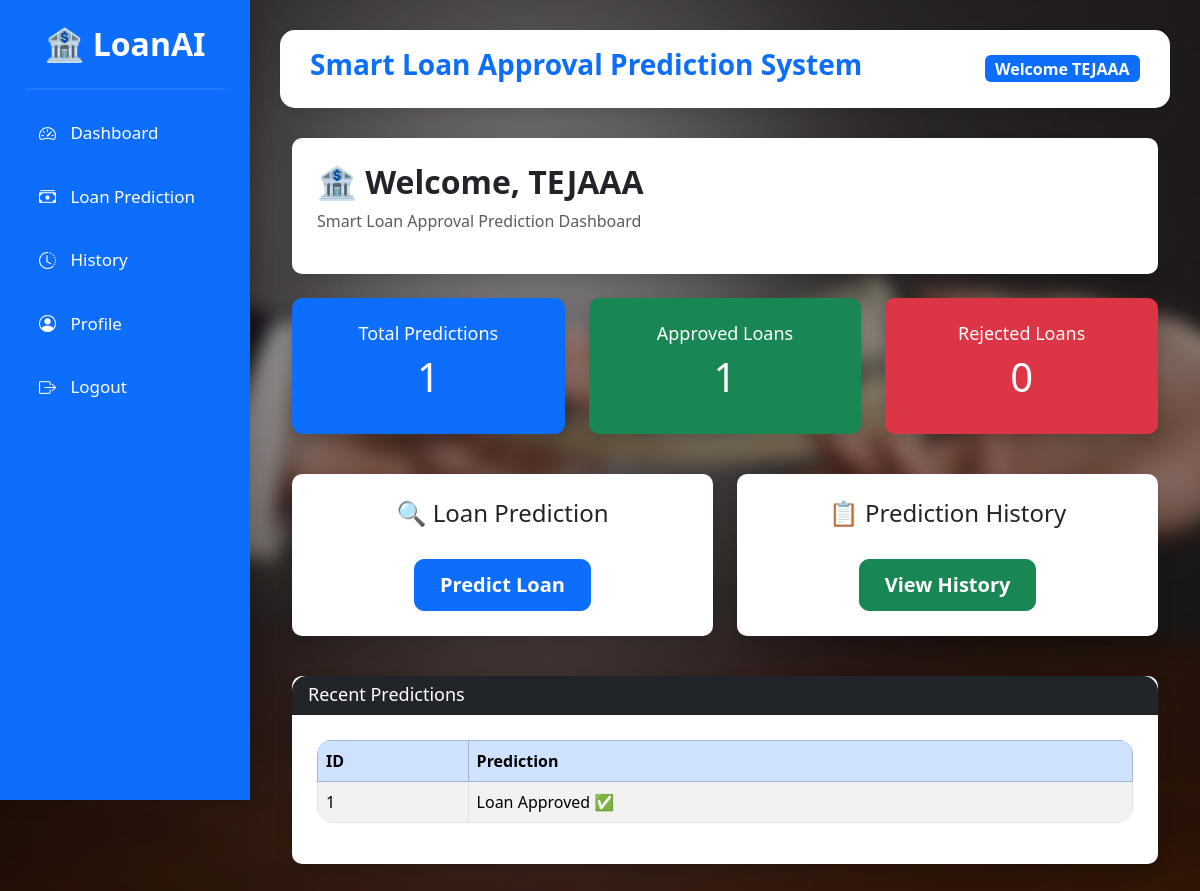
The app's page /dashboard (signed in) with its own data.
### tables this page shows
CREATE TABLE predictions(

    id INTEGER PRIMARY KEY AUTOINCREMENT,

    username TEXT NOT NULL,

    gender TEXT,

    married TEXT,

    applicant_income REAL,

    coapplicant_income REAL,

    loan_amount REAL,

    credit_history INTEGER,

    prediction TEXT

);

### app.py (the view)
@app.route("/dashboard")
def dashboard():
    if "username" not in session:
        return redirect(url_for("login"))
    conn = get_db_connection()
    total = conn.execute(
        "SELECT COUNT(*) FROM predictions WHERE username=?",
        (session["username"],)
    ).fetchone()[0]
    approved = conn.execute(
        """
        SELECT COUNT(*) FROM predictions
        WHERE username=? AND prediction=?
        """,
        (session["username"], "Loan Approved ✅")
    ).fetchone()[0]
    rejected = conn.execute(
        """
        SELECT COUNT(*) FROM predictions
        WHERE username=? AND prediction=?
        """,
        (session["username"], "Loan Rejected ❌")
    ).fetchone()[0]
    recent = conn.execute("""
        SELECT *
        FROM predictions
        WHERE username=?
        ORDER BY id DESC
        LIMIT 5
    """, (session["username"],)).fetchall()
    conn.close()
    return render_template(
        "dashboard.html",
        username=session["username"],
        total=total,
        approved=approved,
        rejected=rejected,
        recent=recent
    )

### app.py (called while the page is built)
def get_db_connection():
    conn = sqlite3.connect("database.db")
    conn.row_factory = sqlite3.Row
    return conn

### templates/dashboard.html (shortened to what this page needs)
{% extends "base.html" %}
{% block content %}
<div class="container-fluid">
    <div class="card shadow mb-4">
        <div class="card-body">
            <h2>🏦 Welcome, {{ username }}</h2>
            <p class="text-muted">
                Smart Loan Approval Prediction Dashboard
            </p>
        </div>
    </div>
    <div class="row">
        <div class="col-md-4 mb-3">
            <div class="card bg-primary text-white shadow">
                <div class="card-body text-center">
                    <h5>Total Predictions</h5>
                    <h1>{{ total }}</h1>
                </div>
            </div>
        </div>
        <div class="col-md-4 mb-3">
            <div class="card bg-success text-white shadow">
                <div class="card-body text-center">
                    <h5>Approved Loans</h5>
                    <h1>{{ approved }}</h1>
                </div>
            </div>
        </div>
        <div class="col-md-4 mb-3">
            <div class="card bg-danger text-white shadow">
                <div class="card-body text-center">
                    <h5>Rejected Loans</h5>
                    <h1>{{ rejected }}</h1>
                </div>
            </div>
        </div>
    </div>
    <div class="row mt-4">
        <div class="col-md-6 mb-3">
            <div class="card shadow">
                <div class="card-body text-center">
                    <h4>🔍 Loan Prediction</h4>
                    <br>
                    <a href="{{ url_for('predict') }}"
                       class="btn btn-primary btn-lg">
                        Predict Loan
                    </a>
                </div>
            </div>
        </div>
        <div class="col-md-6 mb-3">
            <div class="card shadow">
                <div class="card-body text-center">
                    <h4>📋 Prediction History</h4>
                    <br>
                    <a href="{{ url_for('history') }}"
                       class="btn btn-success btn-lg">
                        View History
                    </a>
                </div>
            </div>
        </div>
    </div>
    <div class="card shadow mt-4">
        <div class="card-header bg-dark text-white">
            <h5 class="mb-0">Recent Predictions</h5>
        </div>
        <div class="card-body">
            {% if recent %}
            <table class="table table-striped table-bordered">
                <thead class="table-primary">
                    <tr>
                        <th>ID</th>
                        <th>Prediction</th>
                    </tr>
                </thead>
                <tbody>
                {% for row in recent %}
                    <tr>
                        <td>{{ row.id }}</td>
                        <td>{{ row.prediction }}</td>
                    </tr>
                {% endfor %}
                </tbody>
            </table>
            {% else %}
            <div class="alert alert-info">
                No prediction history available.
            </div>
            {% endif %}
        </div>
    </div>
</div>
{% endblock %}

### templates/base.html (shortened to what this page needs)
<!DOCTYPE html>
<html lang="en">
<head>
    <link href="https://cdn.jsdelivr.net/npm/bootstrap@5.3.3/dist/css/bootstrap.min.css" rel="stylesheet">
    <link rel="stylesheet"
          href="https://cdn.jsdelivr.net/npm/bootstrap-icons@1.11.3/font/bootstrap-icons.min.css">
    <link rel="stylesheet"
          href="{{ url_for('static', filename='css/style.css') }}">
</head>
<body>
<div class="wrapper">
    <div class="sidebar">
        <h2 class="logo">
            🏦 LoanAI
        </h2>
        <hr>
        <a href="{{ url_for('dashboard') }}">
            <i class="bi bi-speedometer2"></i>
            Dashboard
        </a>
        <a href="{{ url_for('predict') }}">
            <i class="bi bi-cash-stack"></i>
            Loan Prediction
        </a>
        <a href="{{ url_for('history') }}">
            <i class="bi bi-clock-history"></i>
            History
        </a>
        <a href="{{ url_for('profile') }}">
            <i class="bi bi-person-circle"></i>
            Profile
        </a>
        <a href="{{ url_for('logout') }}">
            <i class="bi bi-box-arrow-right"></i>
            Logout
        </a>
    </div>
    <div class="main">
        <div class="topbar">
            <div>
                <h3>Smart Loan Approval Prediction System</h3>
            </div>
            <div>
                <span class="badge bg-primary fs-6">
                    Welcome {{ session.username }}
                </span>
            </div>
        </div>
        <div class="content">
            {% block content %}
            {% endblock %}
        </div>
    </div>
</div>
</body>
</html>

### static/css/style.css (style rules this page uses)
* { margin:0; padding:0; box-sizing:border-box; font-family:'Segoe UI',sans-serif; }
body { background:#f4f7fc; }
a { text-decoration:none; }
.wrapper { display:flex; width:100%; min-height:100vh; }
.sidebar { width:250px; background:#0d6efd; color:white; position:fixed; height:100vh; padding:25px; box-shadow:5px 0 20px rgba(0,0,0,.15); }
.logo { text-align:center; margin-bottom:25px; font-weight:bold; }
.sidebar hr { border:1px solid rgba(255,255,255,.3); }
.sidebar a { display:block; color:white; padding:14px; margin-top:10px; border-radius:10px; transition:.3s; font-size:17px; }
.sidebar a i { margin-right:10px; }
.main { margin-left:250px; width:calc(100% - 250px); padding:30px; }
.topbar { background:white; padding:18px 30px; border-radius:15px; display:flex; justify-content:space-between; align-items:center; box-shadow:0 4px 12px rgba(0,0,0,.08); margin-bottom:30px; }
.topbar h3 { color:#0d6efd; font-weight:bold; }
.card { border:none; border-radius:18px; transition:.3s; box-shadow:0 5px 15px rgba(0,0,0,.08); }
.card-body { padding:25px; }
.card h2 { font-weight:bold; }
.card h5 { font-size:18px; }
.btn { border-radius:10px; padding:10px 25px; font-weight:bold; transition:.3s; }
table { background:white; border-radius:15px; overflow:hidden; }
thead { background:#0d6efd; color:white; }
.card-header { border-radius:15px 15px 0 0 !important; }
.card { border-radius:10px; }
body { margin:0; padding:0; }
body::before { content:""; position:fixed; top:0; left:0; width:100%; height:100%; background:url("../images/bg.jpg") no-repeat center center; background-size:cover; filter:blur(8px); transform:scale(1.1); z-index:-2; }
body::after { content:""; position:fixed; top:0; left:0; width:100%; height:100%; background:rgba(0,0,0,0.35); z-index:-1; }

### records on screen
predictions: username "TEJAAA", id "1", prediction "Loan Approved ✅"

### other values on screen
{{ total }} "1"
{{ approved }} "1"
{{ rejected }} "0"
